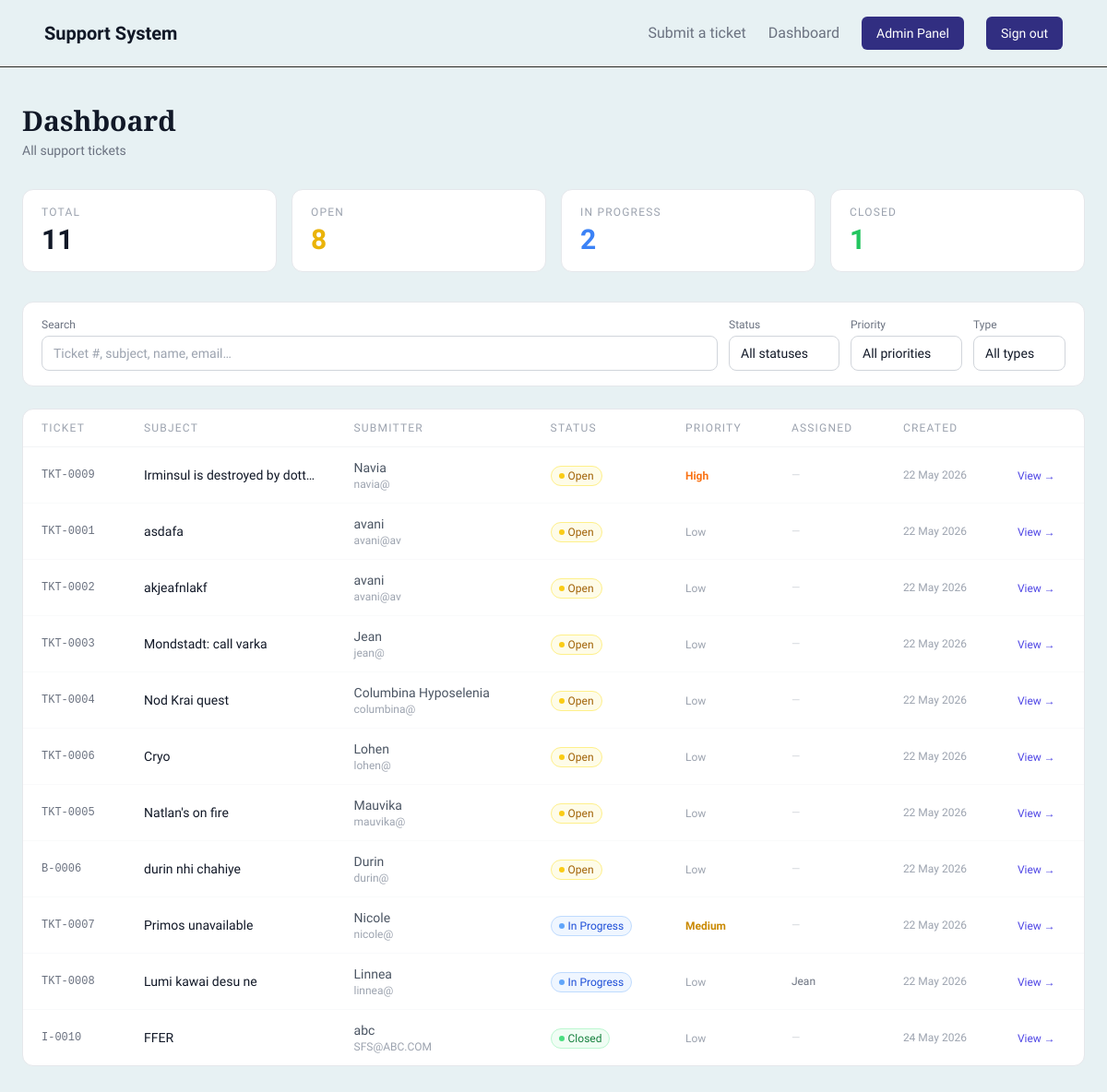
The app's page /dashboard (signed in) with its own data.
### models/ticket.py (models this page shows)
class Ticket(db.Model):
    __tablename__ = 'tickets'
    id = db.Column(db.Integer, primary_key=True)
    ticket_number = db.Column(db.String(20), unique=True, nullable=False)
    subject = db.Column(db.String(200), nullable=False)
    description = db.Column(db.Text, nullable=False)
    status = db.Column(db.String(20), nullable=False, default='Open')
    priority = db.Column(db.String(20), nullable=False, default='Low')
    type = db.Column(db.String(20), nullable=False)
    module = db.Column(db.String(50), nullable=False)
    submitter_name = db.Column(db.String(100), nullable=False)
    submitter_email = db.Column(db.String(120), nullable=False)
    assigned_to = db.Column(db.Integer, db.ForeignKey('users.id'), nullable=True)
    created_at = db.Column(db.DateTime, default=datetime.utcnow)
    updated_at = db.Column(db.DateTime, default=datetime.utcnow, onupdate=datetime.utcnow)
    closed_at = db.Column(db.DateTime, nullable=True)
    attachments = db.relationship('TicketAttachment', backref='ticket', lazy=True)
    assignee = db.relationship('User', backref='assigned_tickets', lazy=True)
    field_values = db.relationship('TicketFieldValue', backref='ticket', lazy=True)
    comments = db.relationship('TicketComment', backref='ticket', lazy=True)
    history = db.relationship('TicketHistory', backref='ticket', lazy=True)

### models/user.py (models this page shows)
class User(db.Model, UserMixin):
    __tablename__ = 'users'
    id = db.Column(db.Integer, primary_key=True)
    name = db.Column(db.String(100), nullable=False)
    username = db.Column(db.String(80), unique=True, nullable=False)
    email = db.Column(db.String(120), unique=True, nullable=False)
    password_hash = db.Column(db.String(200), nullable=False)
    is_superadmin = db.Column(db.Boolean, default=False)
    created_at = db.Column(db.DateTime, default=datetime.utcnow)
    is_active = db.Column(db.Boolean, default=True, nullable=False)

### routes/tickets.py (the view, shortened to what this page needs)
@tickets_bp.route('/dashboard')
@login_required
def dashboard():
    status_filter   = request.args.get('status', 'all')
    priority_filter = request.args.get('priority', 'all')
    type_filter     = request.args.get('type', 'all')
    search          = request.args.get('search', '').strip()
    query = Ticket.query
    if status_filter != 'all':
        query = query.filter(Ticket.status == status_filter)
    if priority_filter != 'all':
        query = query.filter(Ticket.priority == priority_filter)
    if type_filter != 'all':
        query = query.filter(Ticket.type == type_filter)
    from sqlalchemy import case
    status_order   = case({'open': 0, 'in_progress': 1, 'closed': 2}, value=Ticket.status,   else_=3)
    priority_order = case({'urgent': 0, 'high': 1, 'medium': 2, 'low': 3}, value=Ticket.priority, else_=4)
    type_order     = case({'Issue': 0, 'Bug': 1, 'Other': 2}, value=Ticket.type, else_=3)
    tickets = query.order_by(status_order, priority_order, type_order).all()
    total       = Ticket.query.count()
    open_count  = Ticket.query.filter(Ticket.status == 'open').count()
    in_progress = Ticket.query.filter(Ticket.status == 'in_progress').count()
    closed      = Ticket.query.filter(Ticket.status == 'closed').count()
    return render_template(
        'tickets/dashboard.html',
        tickets=tickets,
        status_filter=status_filter,
        priority_filter=priority_filter,
        type_filter=type_filter,
        search=search,
        total=total,
        open_count=open_count,
        in_progress=in_progress,
        closed=closed,
    )

### app.py (called while the page is built)
@app.after_request
def add_no_cache(response):
    response.headers['Cache-Control'] = 'no-cache, no-store, must-revalidate'
    response.headers['Pragma'] = 'no-cache'
    response.headers['Expires'] = '0'
    return response

### templates/tickets/dashboard.html (shortened to what this page needs)
{% extends "base.html" %}
{% block content %}
<div class="max-w-7xl mx-auto px-6 py-10">
  <div class="mb-8">
    <h1 class="font-serif text-3xl font-bold text-gray-900">Dashboard</h1>
    <p class="text-gray-500 text-sm mt-1">All support tickets</p>
  </div>
  <div class="grid grid-cols-2 sm:grid-cols-4 gap-4 mb-8">
    <div class="bg-white rounded-xl border border-gray-200 px-5 py-4">
      <p class="text-xs text-gray-400 uppercase tracking-widest mb-1">Total</p>
      <p class="text-3xl font-bold text-gray-900">{{ total }}</p>
    </div>
    <div class="bg-white rounded-xl border border-gray-200 px-5 py-4">
      <p class="text-xs text-gray-400 uppercase tracking-widest mb-1">Open</p>
      <p class="text-3xl font-bold text-yellow-500">{{ open_count }}</p>
    </div>
    <div class="bg-white rounded-xl border border-gray-200 px-5 py-4">
      <p class="text-xs text-gray-400 uppercase tracking-widest mb-1">In Progress</p>
      <p class="text-3xl font-bold text-blue-500">{{ in_progress }}</p>
    </div>
    <div class="bg-white rounded-xl border border-gray-200 px-5 py-4">
      <p class="text-xs text-gray-400 uppercase tracking-widest mb-1">Closed</p>
      <p class="text-3xl font-bold text-green-500">{{ closed }}</p>
    </div>
  </div>
  <form id="filter-form" method="GET" action="{{ url_for('tickets.dashboard') }}"
        class="bg-white border border-gray-200 rounded-xl px-5 py-4 mb-6 flex flex-wrap gap-3 items-end">
    <div class="flex-1 min-w-[180px]">
      <label class="block text-xs text-gray-500 mb-1">Search</label>
      <input
        type="text"
        name="search"
        id="search-input"
        value="{{ search }}"
        placeholder="Ticket #, subject, name, email…"
        class="w-full rounded-lg border border-gray-300 px-3 py-2 text-sm focus:outline-none focus:ring-2 focus:ring-indigo-500"
      >
    </div>
    <div>
      <label class="block text-xs text-gray-500 mb-1">Status</label>
      <select name="status" onchange="document.getElementById('filter-form').submit()"
              class="rounded-lg border border-gray-300 px-3 py-2 pr-8 text-sm bg-white focus:outline-none focus:ring-2 focus:ring-indigo-500">
        <option value="all"         {% if status_filter == 'all' %}selected{% endif %}>All statuses</option>
      </select>
    </div>
    <div>
      <label class="block text-xs text-gray-500 mb-1">Priority</label>
      <select name="priority" onchange="document.getElementById('filter-form').submit()"
              class="rounded-lg border border-gray-300 px-3 py-2 pr-8 text-sm bg-white focus:outline-none focus:ring-2 focus:ring-indigo-500">
        <option value="all"    {% if priority_filter == 'all' %}selected{% endif %}>All priorities</option>
      </select>
    </div>
    <div>
      <label class="block text-xs text-gray-500 mb-1">Type</label>
      <select name="type" onchange="document.getElementById('filter-form').submit()"
              class="rounded-lg border border-gray-300 px-3 py-2 pr-8 text-sm bg-white focus:outline-none focus:ring-2 focus:ring-indigo-500">
        <option value="all"   {% if type_filter == 'all' %}selected{% endif %}>All types</option>
      </select>
    </div>
  </form>
  <div class="bg-white border border-gray-200 rounded-xl overflow-hidden">
    {% if tickets %}
    <table class="w-full text-sm">
      <thead>
        <tr class="border-b border-gray-100 text-xs text-gray-400 uppercase tracking-widest">
          <th class="text-left px-5 py-3 font-medium">Ticket</th>
          <th class="text-left px-5 py-3 font-medium">Subject</th>
          <th class="text-left px-5 py-3 font-medium">Submitter</th>
          <th class="text-left px-5 py-3 font-medium">Status</th>
          <th class="text-left px-5 py-3 font-medium">Priority</th>
          <th class="text-left px-5 py-3 font-medium">Assigned</th>
          <th class="text-left px-5 py-3 font-medium">Created</th>
          <th class="px-5 py-3"></th>
        </tr>
      </thead>
      <tbody class="divide-y divide-gray-50">
        {% for ticket in tickets %}
        <tr class="hover:bg-gray-50 transition">
          <td class="px-5 py-3 font-mono text-xs text-gray-500">{{ ticket.ticket_number }}</td>
          <td class="px-5 py-3 text-gray-900 max-w-[200px] truncate">{{ ticket.subject }}</td>
          <td class="px-5 py-3 text-gray-600">
            <div>{{ ticket.submitter_name }}</div>
            <div class="text-xs text-gray-400">{{ ticket.submitter_email }}</div>
          </td>
          <td class="px-5 py-3">
            {% if ticket.status == 'open' %}
              <span class="inline-flex items-center gap-1 text-xs font-medium text-yellow-700 bg-yellow-50 border border-yellow-200 px-2 py-0.5 rounded-full">
                <span class="w-1.5 h-1.5 rounded-full bg-yellow-400"></span> Open
              </span>
            {% elif ticket.status == 'in_progress' %}
              <span class="inline-flex items-center gap-1 text-xs font-medium text-blue-700 bg-blue-50 border border-blue-200 px-2 py-0.5 rounded-full">
                <span class="w-1.5 h-1.5 rounded-full bg-blue-400"></span> In Progress
              </span>
            {% elif ticket.status == 'closed' %}
              <span class="inline-flex items-center gap-1 text-xs font-medium text-green-700 bg-green-50 border border-green-200 px-2 py-0.5 rounded-full">
                <span class="w-1.5 h-1.5 rounded-full bg-green-400"></span> Closed
              </span>
            {% else %}
              <span class="text-xs text-gray-400">{{ ticket.status }}</span>
            {% endif %}
          </td>
          <td class="px-5 py-3">
            {% if ticket.priority == 'urgent' %}
              <span class="text-xs font-semibold text-red-600">Urgent</span>
            {% elif ticket.priority == 'high' %}
              <span class="text-xs font-semibold text-orange-500">High</span>
            {% elif ticket.priority == 'medium' %}
              <span class="text-xs font-semibold text-yellow-600">Medium</span>
            {% else %}
              <span class="text-xs text-gray-400">Low</span>
            {% endif %}
          </td>
          <td class="px-5 py-3 text-gray-500 text-xs">
            {% if ticket.assignee %}
              {{ ticket.assignee.name }}
            {% else %}
              <span class="text-gray-300">—</span>
            {% endif %}
          </td>
          <td class="px-5 py-3 text-gray-400 text-xs whitespace-nowrap">
            {{ ticket.created_at.strftime('%d %b %Y') }}
          </td>
          <td class="px-5 py-3">
            <a href="{{ url_for('tickets.view_ticket', ticket_id=ticket.id) }}"
               class="text-indigo-600 hover:text-indigo-800 text-xs font-medium transition">
              View →
            </a>
          </td>
        </tr>
        {% endfor %}
      </tbody>
    </table>
    {% endif %}
  </div>
</div>
{% endblock %}

### templates/base.html (shortened to what this page needs)
<!DOCTYPE html>
<html lang="en">
<head>
  <script src="https://cdn.tailwindcss.com"></script>
</head>
<body class="font-sans text-gray-900 min-h-screen">
  <nav class="bg-[#e7f1f3] border-b border-[#2B2822] px-12 py-[18px] flex items-center justify-between">
    <a href="{{ url_for('public.submit') }}" class="font-sans font-semibold text-xl text-gray-900">
      Support System
    </a>
    <div class="flex items-center gap-6">
      <a href="{{ url_for('public.submit') }}"
         class="text-base text-gray-500 hover:text-gray-900 hover:underline transition">
        Submit a ticket
      </a>
      {% if current_user.is_authenticated %}
        <a href="{{ url_for('tickets.dashboard') }}"
           class="text-base text-gray-500 hover:text-gray-900 hover:underline transition">
          Dashboard
        </a>
        {% if current_user.is_superadmin %}
          <a href="{{ url_for('admin.panel') }}"
             class="text-sm bg-indigo-900 text-white px-4 py-2 rounded-md hover:bg-indigo-700 transition">
            Admin Panel
          </a>
        {% endif %}
        <a href="{{ url_for('auth.logout') }}"
           class="text-sm bg-indigo-900 text-white px-4 py-2 rounded-md hover:bg-indigo-700 transition">
          Sign out
        </a>
      {% else %}
        <a href="{{ url_for('auth.login') }}"
           class="text-sm bg-indigo-900 text-white px-4 py-2 rounded-md hover:bg-indigo-700 transition">
          Login
        </a>
      {% endif %}
    </div>
  </nav>
  {% block content %}{% endblock %}
</body>
</html>

### templates/base.html (style rules this page uses)
body { background: #e7f1f3; }
select { appearance: none; -webkit-appearance: none; background-color: #ffffff !important; cursor: pointer; }

### records on screen
Ticket: ticket_number "TKT-0009", subject "Irminsul is destroyed by dott…", submitter_name "Navia", submitter_email "navia@", status "open" (drawn), priority "High", created_at "22 May 2026"
Ticket: ticket_number "TKT-0001", subject "asdafa", submitter_name "avani", submitter_email "avani@av", status "open" (drawn), priority "Low", created_at "22 May 2026"
Ticket: ticket_number "TKT-0002", subject "akjeafnlakf", submitter_name "avani", submitter_email "avani@av", status "open" (drawn), priority "Low", created_at "22 May 2026"
Ticket: ticket_number "TKT-0003", subject "Mondstadt: call varka", submitter_name "Jean", submitter_email "jean@", status "open" (drawn), priority "Low", created_at "22 May 2026"
Ticket: ticket_number "TKT-0004", subject "Nod Krai quest", submitter_name "Columbina Hyposelenia", submitter_email "columbina@", status "open" (drawn), priority "Low", created_at "22 May 2026"
Ticket: ticket_number "TKT-0006", subject "Cryo", submitter_name "Lohen", submitter_email "lohen@", status "open" (drawn), priority "Low", created_at "22 May 2026"
Ticket: ticket_number "TKT-0005", subject "Natlan's on fire", submitter_name "Mauvika", submitter_email "mauvika@", status "open" (drawn), priority "Low", created_at "22 May 2026"
Ticket: ticket_number "B-0006", subject "durin nhi chahiye", submitter_name "Durin", submitter_email "durin@", status "open" (drawn), priority "Low", created_at "22 May 2026"
Ticket: ticket_number "TKT-0007", subject "Primos unavailable", submitter_name "Nicole", submitter_email "nicole@", status "in_progress" (drawn), priority "Medium", created_at "22 May 2026"
Ticket: ticket_number "TKT-0008", subject "Lumi kawai desu ne", submitter_name "Linnea", submitter_email "linnea@", status "in_progress" (drawn), priority "Low", assignee.name "Jean", created_at "22 May 2026"
Ticket: ticket_number "I-0010", subject "FFER", submitter_name "abc", submitter_email "SFS@ABC.COM", status "closed" (drawn), priority "Low", created_at "24 May 2026"

### other values on screen
{{ total }} "11"
{{ open_count }} "8"
{{ in_progress }} "2"
{{ closed }} "1"
